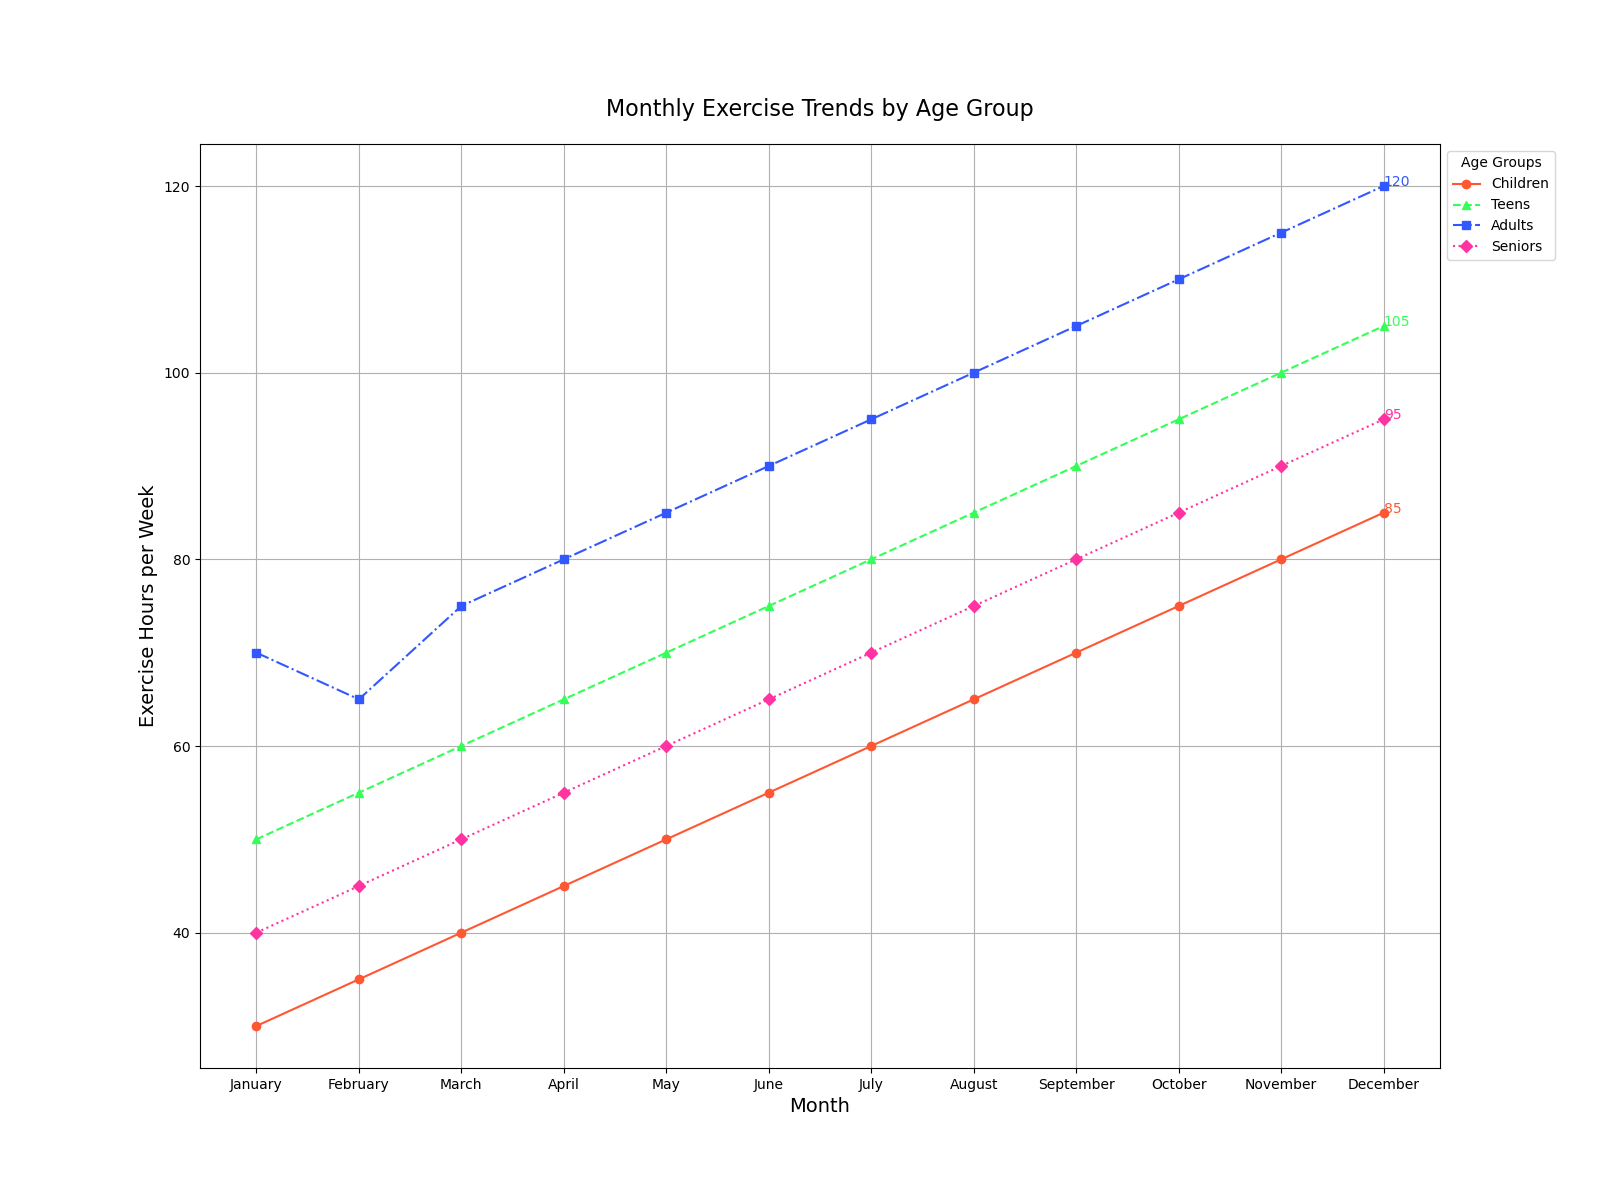

Python code for this plot:

import matplotlib.pyplot as plt

# Data from the provided chart table
data = [
    {'Month': 'January', 'Children': 30, 'Teens': 50, 'Adults': 70, 'Seniors': 40},
    {'Month': 'February', 'Children': 35, 'Teens': 55, 'Adults': 65, 'Seniors': 45},
    {'Month': 'March', 'Children': 40, 'Teens': 60, 'Adults': 75, 'Seniors': 50},
    {'Month': 'April', 'Children': 45, 'Teens': 65, 'Adults': 80, 'Seniors': 55},
    {'Month': 'May', 'Children': 50, 'Teens': 70, 'Adults': 85, 'Seniors': 60},
    {'Month': 'June', 'Children': 55, 'Teens': 75, 'Adults': 90, 'Seniors': 65},
    {'Month': 'July', 'Children': 60, 'Teens': 80, 'Adults': 95, 'Seniors': 70},
    {'Month': 'August', 'Children': 65, 'Teens': 85, 'Adults': 100, 'Seniors': 75},
    {'Month': 'September', 'Children': 70, 'Teens': 90, 'Adults': 105, 'Seniors': 80},
    {'Month': 'October', 'Children': 75, 'Teens': 95, 'Adults': 110, 'Seniors': 85},
    {'Month': 'November', 'Children': 80, 'Teens': 100, 'Adults': 115, 'Seniors': 90},
    {'Month': 'December', 'Children': 85, 'Teens': 105, 'Adults': 120, 'Seniors': 95},
]

# Extracting month names for the x-axis
months = [entry['Month'] for entry in data]

# Plotting each age group's trend
plt.figure(figsize=(16, 12))
age_groups = list(data[0].keys())[1:]  # Get age group names skipping the 'Month' key

# Line style settings and markers for each age group
line_styles = ['-', '--', '-.', ':']
markers = ['o', '^', 's', 'D']
colors = ['#FF5733', '#33FF57', '#3357FF', '#FF33A1']

for i, group in enumerate(age_groups):
    values = [entry[group] for entry in data]
    plt.plot(months, values, label=group, linestyle=line_styles[i % len(line_styles)], marker=markers[i % len(markers)], color=colors[i % len(colors)])
    # Adding annotation for the last data point
    plt.text(months[-1], values[-1], f'{values[-1]}', fontsize=10, color=colors[i % len(colors)])

# Adding titles and labels
plt.title('Monthly Exercise Trends by Age Group', pad=20, fontsize=16)
plt.xlabel('Month', fontsize=14)
plt.ylabel('Exercise Hours per Week', fontsize=14)

# Adding grid for readability
plt.grid(True)

# Adding a legend to identify the lines
plt.legend(title='Age Groups', loc='upper left', bbox_to_anchor=(1, 1))

# Show the plot
plt.show()
